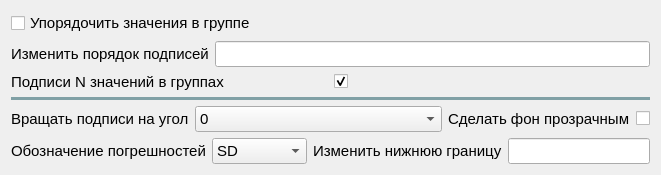
                <widget class="QWidget" name="tab_9">
                 <attribute name="title">
                  <string>Box plot (3)</string>
                 </attribute>
                 <layout class="QGridLayout" name="gridLayout_7">
                  <item row="0" column="0">
                   <layout class="QVBoxLayout" name="verticalLayout_18">
                    <item>
                     <widget class="QCheckBox" name="check_sort_or_not">
                      <property name="sizePolicy">
                       <sizepolicy hsizetype="Minimum" vsizetype="Preferred">
                        <horstretch>0</horstretch>
                        <verstretch>0</verstretch>
                       </sizepolicy>
                      </property>
                      <property name="font">
                       <font>
                        <pointsize>11</pointsize>
                       </font>
                      </property>
                      <property name="toolTip">
                       <string>Без флажка порядок будет таким, какой он в таблице</string>
                      </property>
                      <property name="text">
                       <string>Упорядочить значения в группе</string>
                      </property>
                      <property name="checked">
                       <bool>false</bool>
                      </property>
                     </widget>
                    </item>
                    <item>
                     <layout class="QHBoxLayout" name="horizontalLayout_81">
                      <item>
                       <widget class="QLabel" name="lb_del_hue_6">
                        <property name="font">
                         <font>
                          <pointsize>11</pointsize>
                         </font>
                        </property>
                        <property name="toolTip">
                         <string>&lt;html&gt;&lt;head/&gt;&lt;body&gt;&lt;p&gt;Необходимо прописать через пробел, начиная с первого. К примеру, '1 2 4 3'&lt;/p&gt;&lt;/body&gt;&lt;/html&gt;</string>
                        </property>
                        <property name="text">
                         <string>Изменить порядок подписей</string>
                        </property>
                       </widget>
                      </item>
                      <item>
                       <widget class="QLineEdit" name="order_box_plot">
                        <property name="font">
                         <font>
                          <pointsize>11</pointsize>
                         </font>
                        </property>
                        <property name="toolTip">
                         <string/>
                        </property>
                       </widget>
                      </item>
                     </layout>
                    </item>
                    <item>
                     <layout class="QHBoxLayout" name="horizontalLayout_60">
                      <item>
                       <widget class="QLabel" name="lb_stattest_3">
                        <property name="font">
                         <font>
                          <pointsize>11</pointsize>
                         </font>
                        </property>
                        <property name="toolTip">
                         <string>Кол-во образцов в каждой группе -- подпись снизу</string>
                        </property>
                        <property name="text">
                         <string>Подписи N значений в группах</string>
                        </property>
                       </widget>
                      </item>
                      <item>
                       <widget class="QCheckBox" name="check_N_">
                        <property name="enabled">
                         <bool>true</bool>
                        </property>
                        <property name="sizePolicy">
                         <sizepolicy hsizetype="Minimum" vsizetype="Fixed">
                          <horstretch>0</horstretch>
                          <verstretch>0</verstretch>
                         </sizepolicy>
                        </property>
                        <property name="text">
                         <string/>
                        </property>
                        <property name="checked">
                         <bool>true</bool>
                        </property>
                       </widget>
                      </item>
                     </layout>
                    </item>
                    <item>
                     <widget class="Line" name="line_7">
                      <property name="font">
                       <font>
                        <family>Segoe UI</family>
                        <pointsize>10</pointsize>
                       </font>
                      </property>
                      <property name="styleSheet">
                       <string notr="true">color: rgb(128, 160, 165);</string>
                      </property>
                      <property name="frameShadow">
                       <enum>QFrame::Plain</enum>
                      </property>
                      <property name="lineWidth">
                       <number>3</number>
                      </property>
                      <property name="orientation">
                       <enum>Qt::Horizontal</enum>
                      </property>
                     </widget>
                    </item>
                   </layout>
                  </item>
                  <item row="1" column="0">
                   <layout class="QHBoxLayout" name="horizontalLayout_83">
                    <item>
                     <layout class="QHBoxLayout" name="horizontalLayout_22">
                      <item>
                       <widget class="QLabel" name="label_9">
                        <property name="font">
                         <font>
                          <pointsize>11</pointsize>
                         </font>
                        </property>
                        <property name="text">
                         <string>Вращать подписи на угол</string>
                        </property>
                       </widget>
                      </item>
                      <item>
                       <widget class="QComboBox" name="comboBox_spin_x_">
                        <property name="sizePolicy">
                         <sizepolicy hsizetype="Expanding" vsizetype="Fixed">
                          <horstretch>0</horstretch>
                          <verstretch>0</verstretch>
                         </sizepolicy>
                        </property>
                        <property name="font">
                         <font>
                          <pointsize>11</pointsize>
                         </font>
                        </property>
                        <item>
                         <property name="text">
                          <string>0</string>
                         </property>
                        </item>
                        <item>
                         <property name="text">
                          <string>5</string>
                         </property>
                        </item>
                        <item>
                         <property name="text">
                          <string>10</string>
                         </property>
                        </item>
                        <item>
                         <property name="text">
                          <string>15</string>
                         </property>
                        </item>
                        <item>
                         <property name="text">
                          <string>20</string>
                         </property>
                        </item>
                        <item>
                         <property name="text">
                          <string>25</string>
                         </property>
                        </item>
                        <item>
                         <property name="text">
                          <string>30</string>
                         </property>
                        </item>
                        <item>
                         <property name="text">
                          <string>35</string>
                         </property>
                        </item>
                        <item>
                         <property name="text">
                          <string>40</string>
                         </property>
                        </item>
                        <item>
                         <property name="text">
                          <string>45</string>
                         </property>
                        </item>
                        <item>
                         <property name="text">
                          <string>50</string>
                         </property>
                        </item>
                        <item>
                         <property name="text">
                          <string>55</string>
                         </property>
                        </item>
                        <item>
                         <property name="text">
                          <string>60</string>
                         </property>
                        </item>
                        <item>
                         <property name="text">
                          <string>65</string>
                         </property>
                        </item>
                        <item>
                         <property name="text">
                          <string>70</string>
                         </property>
                        </item>
                        <item>
                         <property name="text">
                          <string>75</string>
                         </property>
                        </item>
                        <item>
                         <property name="text">
                          <string>80</string>
                         </property>
                        </item>
                        <item>
                         <property name="text">
                          <string>85</string>
                         </property>
                        </item>
                        <item>
                         <property name="text">
                          <string>90</string>
                         </property>
                        </item>
                       </widget>
                      </item>
                     </layout>
                    </item>
                    <item>
                     <layout class="QHBoxLayout" name="horizontalLayout_66">
                      <item>
                       <widget class="QLabel" name="lb_stattest_4">
                        <property name="sizePolicy">
                         <sizepolicy hsizetype="Minimum" vsizetype="Preferred">
                          <horstretch>0</horstretch>
                          <verstretch>0</verstretch>
                         </sizepolicy>
                        </property>
                        <property name="font">
                         <font>
                          <pointsize>11</pointsize>
                         </font>
                        </property>
                        <property name="toolTip">
                         <string>Кол-во образцов в каждой группе -- подпись снизу</string>
                        </property>
                        <property name="text">
                         <string>Сделать фон прозрачным</string>
                        </property>
                       </widget>
                      </item>
                      <item>
                       <widget class="QCheckBox" name="check_background">
                        <property name="enabled">
                         <bool>true</bool>
                        </property>
                        <property name="sizePolicy">
                         <sizepolicy hsizetype="Minimum" vsizetype="Fixed">
                          <horstretch>0</horstretch>
                          <verstretch>0</verstretch>
                         </sizepolicy>
                        </property>
                        <property name="text">
                         <string/>
                        </property>
                        <property name="checked">
                         <bool>false</bool>
                        </property>
                       </widget>
                      </item>
                     </layout>
                    </item>
                   </layout>
                  </item>
                  <item row="2" column="0">
                   <layout class="QHBoxLayout" name="horizontalLayout_84">
                    <item>
                     <layout class="QHBoxLayout" name="horizontalLayout_17">
                      <item>
                       <widget class="QLabel" name="lb_sd_or_minmax">
                        <property name="font">
                         <font>
                          <pointsize>11</pointsize>
                         </font>
                        </property>
                        <property name="text">
                         <string>Обозначение погрешностей</string>
                        </property>
                       </widget>
                      </item>
                      <item>
                       <widget class="QComboBox" name="comboBox_sd_or_minmax">
                        <property name="sizePolicy">
                         <sizepolicy hsizetype="Expanding" vsizetype="Fixed">
                          <horstretch>0</horstretch>
                          <verstretch>0</verstretch>
                         </sizepolicy>
                        </property>
                        <property name="font">
                         <font>
                          <pointsize>11</pointsize>
                         </font>
                        </property>
                        <item>
                         <property name="text">
                          <string>SD</string>
                         </property>
                        </item>
                        <item>
                         <property name="text">
                          <string>MIN-MAX</string>
                         </property>
                        </item>
                       </widget>
                      </item>
                     </layout>
                    </item>
                    <item>
                     <layout class="QHBoxLayout" name="horizontalLayout_16">
                      <item>
                       <widget class="QLabel" name="lb_bottom_lim">
                        <property name="sizePolicy">
                         <sizepolicy hsizetype="Preferred" vsizetype="Fixed">
                          <horstretch>0</horstretch>
                          <verstretch>0</verstretch>
                         </sizepolicy>
                        </property>
                        <property name="font">
                         <font>
                          <pointsize>11</pointsize>
                         </font>
                        </property>
                        <property name="text">
                         <string>Изменить нижнюю границу</string>
                        </property>
                       </widget>
                      </item>
                      <item>
                       <widget class="QLineEdit" name="bottom_lim">
                        <property name="font">
                         <font>
                          <pointsize>11</pointsize>
                         </font>
                        </property>
                        <property name="toolTip">
                         <string>Ввести число</string>
                        </property>
                       </widget>
                      </item>
                     </layout>
                    </item>
                   </layout>
                  </item>
                 </layout>
                </widget>
